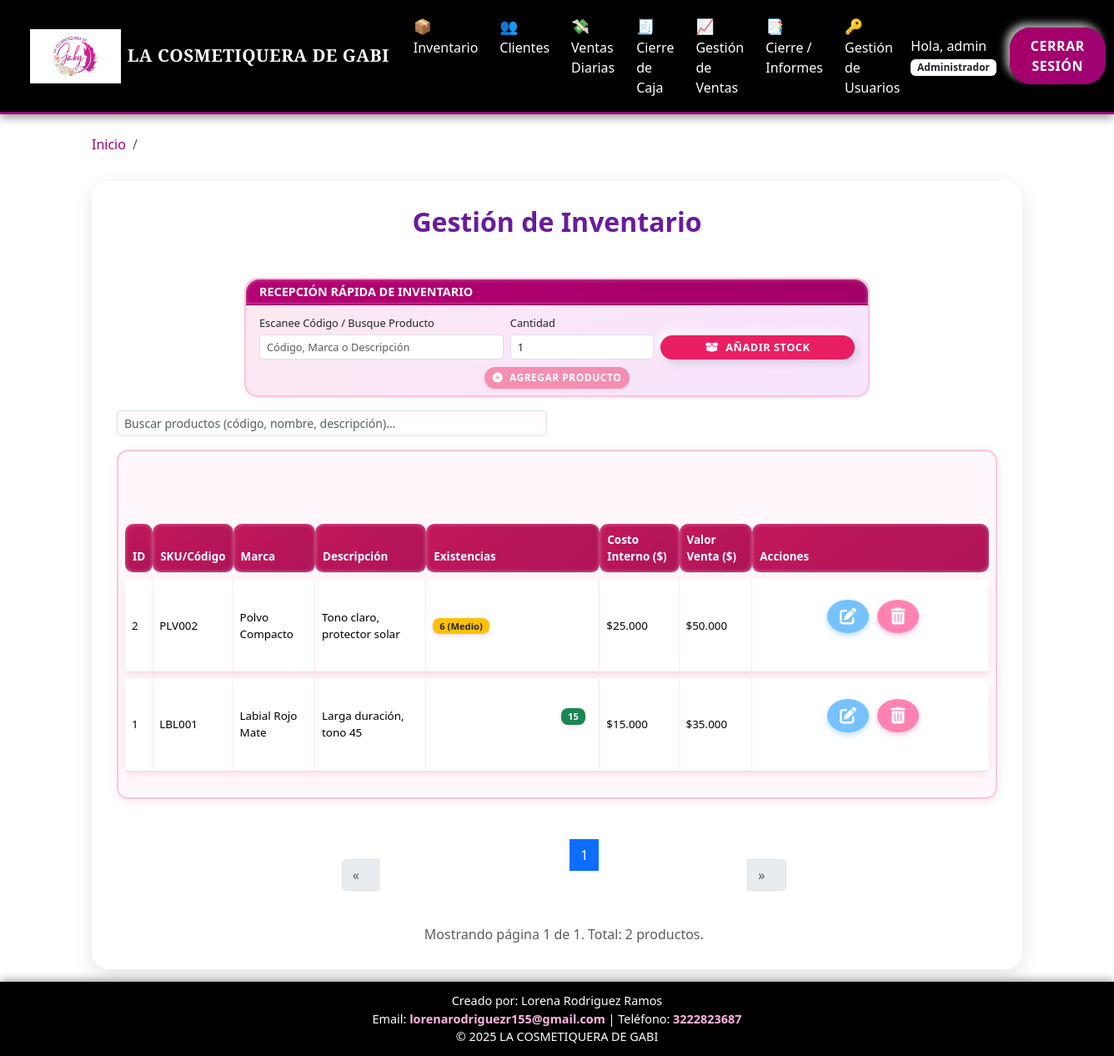
The app's page /inventario (signed in) with its own data.
### app.py (models this page shows, shortened)
class Usuario(UserMixin, db.Model):
    id = db.Column(db.Integer, primary_key=True)
    username = db.Column(db.String(100), unique=True, nullable=False)
    nombre = db.Column(db.String(100), nullable=False)
    apellido = db.Column(db.String(100), nullable=False)
    cedula = db.Column(db.String(20), unique=True, nullable=False)
    rol = db.Column(db.String(50), default='Vendedora')
    password = db.Column(db.String(200))

class Producto(db.Model):
    id = db.Column(db.Integer, primary_key=True)
    codigo = db.Column(db.String(100), unique=True, nullable=True)
    nombre = db.Column(db.String(100), nullable=False)
    descripcion = db.Column(db.String(255))
    marca = db.Column(db.String(100))
    cantidad = db.Column(db.Integer, default=0)
    valor_venta = db.Column(db.Float)
    valor_interno = db.Column(db.Float)
    stock_minimo = db.Column(db.Integer, default=5)

### app.py (the view)
@app.route('/inventario')
@login_required
def inventario():
    page = request.args.get('page', 1, type=int)
    per_page = 50
    search_query = request.args.get('search', '').strip()
    query = Producto.query.order_by(Producto.id.desc())
    if search_query:
        query = query.filter(
            (Producto.nombre.ilike(f'%{search_query}%')) |
            (Producto.codigo.ilike(f'%{search_query}%')) |
            (Producto.descripcion.ilike(f'%{search_query}%'))
        )
    try:
        productos_paginados = query.paginate(page=page, per_page=per_page, error_out=False)
    except OperationalError as e:
        flash(f'❌ Error de Base de Datos: La tabla de productos es inaccesible. Por favor, borra el archivo pos_cosmetiqueria.db y reinicia el servidor. Detalle: {e}', 'danger')
        productos_paginados = EmptyPagination()
    except Exception as e:
        flash(f'❌ Error de paginación o consulta de inventario: {e}', 'danger')
        productos_paginados = EmptyPagination()
    return render_template('productos.html',
                            productos_paginados=productos_paginados,
                            search_query=search_query)

### app.py (called while the page is built)
def obtener_hora_colombia():
    return datetime.now(TIMEZONE_CO)

@app.context_processor
def inject_global_data():
    return dict(
        now=obtener_hora_colombia(),
        timedelta=timedelta
    )

@app.template_filter('format_number')
def format_number_filter(value):
    try:
        locale.setlocale(locale.LC_ALL, 'es_CO.UTF-8')
        return "{:,.0f}".format(float(value)).replace(',', '.')
    except Exception:
        try:
            return f"{float(value):,.0f}".replace(',', '_').replace('.', ',').replace('_', '.')
        except:
            return str(value)

@login_manager.user_loader
def load_user(user_id):
    return db.session.get(Usuario, int(user_id))

### templates/productos.html (shortened to what this page needs)
{% extends "base.html" %}
{% block content %}
<h2 class="mb-4 text-center fw-bold" style="color:#6a1b9a;">Gestión de Inventario</h2>
<link rel="stylesheet" href="{{ url_for('static', filename='css/productos.css') }}">
{% if current_user.rol.lower() == 'administrador' %}
<div class="card mb-3 card-recepcion-rapida shadow-sm">
    <div class="card-header py-1 fw-bold">RECEPCIÓN RÁPIDA DE INVENTARIO</div>
    <div class="card-body py-2">
        <form id="stockScannerForm" method="POST" action="{{ url_for('agregar_stock_por_codigo') }}">
            <div class="row g-2 align-items-end">
                <div class="col-md-5 col-sm-12">
                    <label class="form-label small mb-1" style="font-size:0.8rem;">Escanee Código / Busque Producto</label>
                    <input type="text" id="barcode_stock_input" name="codigo_scanner" class="form-control form-control-sm" placeholder="Código, Marca o Descripción" autofocus onkeyup="filtrarInventario()" required style="height:30px; font-size:0.8rem;">
                </div>
                <div class="col-md-3 col-sm-6">
                    <label class="form-label small mb-1" style="font-size:0.8rem;">Cantidad</label>
                    <input type="number" id="cantidad_stock_input" name="cantidad_scanner" class="form-control form-control-sm" value="1" min="1" required style="height:30px; font-size:0.8rem;">
                </div>
                <div class="col-md-4 col-sm-6">
                    <button type="submit" class="btn btn-submit-stock w-100 mt-2 mt-md-0" style="font-size:0.8rem; padding:5px 10px;"><i class="fas fa-box-open me-1"></i> AÑADIR STOCK</button>
                </div>
            </div>
        </form>
        <div class="mt-2 text-center">
            <button type="button" class="btn btn-manual-add btn-sm shadow-sm" data-bs-toggle="modal" data-bs-target="#agregarProductoModal" style="font-size:0.75rem; padding:4px 10px;">
                <i class="fas fa-plus-circle me-1"></i> AGREGAR PRODUCTO
            </button>
        </div>
    </div>
</div>
{% endif %}
<div class="row mb-2">
    <div class="col-md-6 col-sm-12 mb-2">
        <input id="global_search_input" class="form-control form-control-sm" type="search" placeholder="Buscar productos (código, nombre, descripción)..." aria-label="Buscar productos">
    </div>
</div>
<div class="table-responsive">
    <table class="table table-sm tabla-inventario" id="tablaInventario">
        <thead>
            <tr>
                <th>ID</th>
                <th>SKU/Código</th>
                <th>Marca</th>
                <th>Descripción</th>
                <th>Existencias</th>
                <th>Costo Interno ($)</th>
                <th>Valor Venta ($)</th>
                <th>Acciones</th>
            </tr>
        </thead>
        <tbody>
            {% for producto in productos_paginados.items %}
            <tr>
                <td data-label="ID">{{ producto.id }}</td>
                <td data-label="SKU/Código">{{ producto.codigo }}</td>
                <td data-label="Marca">{{ producto.nombre }}</td>
                <td data-label="Descripción">{{ producto.descripcion }}</td>
                <td data-label="Existencias">
                    {% if producto.cantidad <=5 %}
                        <span class="badge bg-danger badge-stock">{{ producto.cantidad }} (Bajo)</span>
                    {% elif producto.cantidad<15 %}
                        <span class="badge bg-warning text-dark badge-stock">{{ producto.cantidad }} (Medio)</span>
                    {% else %}
                        <span class="badge bg-success badge-stock">{{ producto.cantidad }}</span>
                    {% endif %}
                </td>
                <td data-label="Costo Interno">${{ producto.valor_interno | format_number }}</td>
                <td data-label="Valor Venta">${{ producto.valor_venta | format_number }}</td>
                <td data-label="Acciones">
                    <div class="action-container">
                        {% if current_user.rol.lower()=='administrador' %}
                        <a href="{{ url_for('editar_producto', producto_id=producto.id) }}" class="btn btn-action-base btn-action-edit" title="Editar"><i class="fas fa-edit"></i></a>
                <a href="{{ url_for('eliminar_producto', producto_id=producto.id) }}" class="btn btn-action-base btn-action-delete btn-eliminar" data-producto="{{ producto.nombre }}" title="Eliminar"><i class="fas fa-trash-alt"></i></a>
                        {% else %}
                        <span class="text-muted small">Ver</span>
                        {% endif %}
                    </div>
                </td>
            </tr>
            {% endfor %}
        </tbody>
    </table>
</div>
<nav aria-label="Paginación de Productos">
    <ul class="pagination justify-content-center mt-4">
        <li class="page-item {% if not productos_paginados.has_prev %}disabled{% endif %}">
            <a class="page-link" href="{{ url_for('inventario', page=productos_paginados.prev_num) }}">&laquo;</a>
        </li>
        {% for page_num in productos_paginados.iter_pages(left_edge=1, right_edge=1, left_current=2, right_current=2) %}
            {% if page_num %}
                {% if productos_paginados.page==page_num %}
                    <li class="page-item active"><a class="page-link" href="#">{{ page_num }}</a></li>
                {% else %}
                    <li class="page-item"><a class="page-link" href="{{ url_for('inventario', page=page_num) }}">{{ page_num }}</a></li>
                {% endif %}
            {% else %}
                <li class="page-item disabled"><a class="page-link" href="#">...</a></li>
            {% endif %}
        {% endfor %}
        <li class="page-item {% if not productos_paginados.has_next %}disabled{% endif %}">
            <a class="page-link" href="{{ url_for('inventario', page=productos_paginados.next_num) }}">&raquo;</a>
        </li>
    </ul>
</nav>
<div class="text-center text-muted mt-2">
    Mostrando página {{ productos_paginados.page }} de {{ productos_paginados.pages }}. Total: {{ productos_paginados.total }} productos.
</div>
{% endblock %}

### templates/base.html (shortened to what this page needs)
<!doctype html>
<html lang="es">
<head>
  <link href="https://cdn.jsdelivr.net/npm/bootstrap@5.3.3/dist/css/bootstrap.min.css" rel="stylesheet">
  <link rel="stylesheet" href="{{ url_for('static', filename='css/styles.css') }}">
  <link rel="stylesheet" href="https://cdnjs.cloudflare.com/ajax/libs/font-awesome/6.0.0-beta3/css/all.min.css">
</head>
<body>
  {% if current_user.is_authenticated %}
  <nav class="navbar navbar-expand-lg navbar-dark navbar-custom">
    <div class="container-fluid">
      <a class="navbar-brand d-flex align-items-center" href="{{ url_for('dashboard') }}">
        <img src="{{ url_for('static', filename='img/LOGO.png') }}" alt="Logo" class="logo-barra">
        <span class="titulo-logo ms-2">LA COSMETIQUERA DE GABI</span>
      </a>
      <div class="collapse navbar-collapse" id="navbarNav">
        <ul class="navbar-nav mx-auto mb-2 mb-lg-0">
          <li class="nav-item">
            <a class="nav-link" href="{{ url_for('inventario') }}">
              <span class="nav-emoji">📦</span>Inventario
            </a>
          </li>
          <li class="nav-item">
            <a class="nav-link" href="{{ url_for('clientes') }}">
              <span class="nav-emoji">👥</span>Clientes
            </a>
          </li>
          <li class="nav-item">
            <a class="nav-link" href="{{ url_for('nueva_venta') }}">
              <span class="nav-emoji">💸</span>Ventas Diarias
            </a>
          </li>
          {% if current_user.rol.lower() in ['administrador', 'vendedora'] %}
          <li class="nav-item">
            <a class="nav-link" href="{{ url_for('ejecutar_cierre_caja') }}">
              <span class="nav-emoji">🧾</span>Cierre de Caja
            </a>
          </li>
          {% endif %}
          {% if current_user.rol.lower() == 'administrador' %}
          <li class="nav-item">
            <a class="nav-link" href="{{ url_for('gestion_ventas') }}">
              <span class="nav-emoji">📈</span>Gestión de Ventas
            </a>
          </li>
          <li class="nav-item">
            <a class="nav-link" href="{{ url_for('reportes') }}">
              <span class="nav-emoji">📑</span>Cierre / Informes
            </a>
          </li>
          <li class="nav-item">
            <a class="nav-link" href="{{ url_for('usuarios') }}">
              <span class="nav-emoji">🔑</span>Gestión de Usuarios
            </a>
          </li>
          {% endif %}
        </ul>
        <span class="navbar-text me-3 text-white">
          Hola, {{ current_user.username }}
          <span class="badge bg-white text-dark">{{ current_user.rol }}</span>
        </span>
        <a class="btn btn-primary" href="{{ url_for('logout') }}">Cerrar Sesión</a>
      </div>
    </div>
  </nav>
  {% endif %}
  <div class="container mt-4 fade-in">
    {% block breadcrumb %}
    <nav aria-label="breadcrumb">
      <ol class="breadcrumb">
        <li class="breadcrumb-item"><a href="{{ url_for('dashboard') }}">Inicio</a></li>
        <li class="breadcrumb-item active" aria-current="page">{% block page %}{% endblock %}</li>
      </ol>
    </nav>
    {% endblock %}
  </div>
  <div class="content-wrapper container mt-3 fade-in">
    <div class="main-card">
      {% block content %}{% endblock %}
    </div>
  </div>
  <footer>
    <div>Creado por: Lorena Rodriguez Ramos</div>
    <div>Email: <a href="mailto:lorenarodriguezr155@gmail.com">lorenarodriguezr155@gmail.com</a> | Teléfono: <a href="tel:+573222823687">3222823687</a></div>
    &copy; 2025 LA COSMETIQUERA DE GABI
  </footer>
</body>
</html>

### static/css/styles.css (style rules this page uses)
:root { --color-principal: #9c0277; --color-principal-light: #aa0066; --color-principal-dark: #800050; --color-secundario: #000000; --color-texto-claro: #FFFFFF; --color-fondo-suave: #F8F8F8; }
body { background-color: var(--color-texto-claro); color: var(--color-secundario); font-family: 'Segoe UI', Tahoma, Geneva, Verdana, sans-serif; position: relative; }
.navbar-custom { background-color: var(--color-secundario); border-bottom: 3px solid var(--color-principal); box-shadow: 0 2px 10px rgba(0,0,0,0.3); }
.navbar-custom .nav-link, .navbar-custom .navbar-brand { color: var(--color-texto-claro) !important; font-weight: 500; }
h1, h2, h3 { color: var(--color-principal); font-weight: 600; }
.btn { border: none; border-radius: 25px; padding: 10px 25px; font-weight: bold; transition: all 0.3s ease-in-out; cursor: pointer; text-transform: uppercase; letter-spacing: 0.5px; box-shadow: 5px 5px 10px rgba(0,0,0,0.1), -5px -5px 10px rgba(255,255,255,0.7); }
.btn-primary, .btn-pink-custom { background: linear-gradient(135deg, var(--color-principal-light) 0%, var(--color-principal) 100%); color: var(--color-texto-claro) !important; }
.table th { background-color: var(--color-secundario); color: var(--color-texto-claro); }

### static/css/productos.css (style rules this page uses)
.table-responsive { overflow-x: auto; padding: 8px; background: #fff7fb; border-radius: 14px; border: 2px solid #f8c6dd; box-shadow: 0 4px 12px rgba(255, 170, 200, 0.25); }
.tabla-inventario { width: 100%; border-collapse: separate !important; border-spacing: 0 7px !important; font-size: 0.84rem; }
.tabla-inventario thead th { background: linear-gradient(145deg, #c2185b, #ad1457) !important; color: #fff; padding: 9px; font-weight: 600; border-radius: 10px; box-shadow: inset 0 0 5px rgba(255,255,255,0.4); }
.tabla-inventario tbody tr { background: #ffffff; border-radius: 12px; box-shadow: 0 3px 8px rgba(255, 170, 200, 0.35); transition: 0.25s ease; }
.tabla-inventario tbody tr:nth-child(even) { background: #fde6f0 !important; }
.tabla-inventario td { padding: 5px 8px !important; border-right: 1px solid rgba(255, 200, 220, 0.45); vertical-align: middle !important; }
.tabla-inventario td:last-child { border-right: none; }
.badge-stock { padding: 4px 8px !important; font-size: 0.7rem; border-radius: 8px; box-shadow: 0 2px 4px rgba(255, 170, 200, 0.4); }
.action-container { display: flex; justify-content: center; gap: 10px; }
.btn-action-base { width: 40px; height: 40px; border-radius: 50%; font-size: 1.25rem; display: flex; justify-content: center; align-items: center; transition: 0.25s ease; }
.btn-action-edit { background: #76c2ff !important; color: #fff !important; box-shadow: 0 3px 6px rgba(120,190,255,0.5); }
.btn-action-delete { background: #ff82b2 !important; color: #fff !important; box-shadow: 0 3px 6px rgba(255, 150, 200, 0.5); }
.card-recepcion-rapida { max-width: 750px; margin: 0 auto 20px auto; border-radius: 16px; border: 2px solid #f8c6dd; background: linear-gradient(135deg, #fde8f1, #f7e4ff); box-shadow: 0 6px 15px rgba(255, 180, 210, 0.35); }
.card-recepcion-rapida .card-header { background: linear-gradient(145deg, #b40073, #a20067); color: white; font-size: 0.9rem; font-weight: 700; border-radius: 16px 16px 0 0; box-shadow: inset 0 0 5px rgba(255,255,255,0.4); }
.btn-submit-stock { background-color: #e91e63; color: #fff; border-radius: 20px; padding: 6px 10px; font-weight: 600; transition: 0.2s ease; }
.btn-manual-add { background-color: #f48fb1; color: #fff; border-radius: 20px; padding: 4px 10px; font-weight: 600; box-shadow: 0 3px 6px rgba(244,143,177,0.4); transition: 0.2s ease; }
#global_search_input { box-shadow: 0 4px 12px rgba(255, 200, 220, 0.2) inset; }

### records on screen
Usuario: username "admin", rol "Administrador"
Producto: id "2", codigo "PLV002", nombre "Polvo Compacto", descripcion "Tono claro, protector solar", cantidad "6", valor_interno "25.000", valor_venta "50.000"
Producto: id "1", codigo "LBL001", nombre "Labial Rojo Mate", descripcion "Larga duración, tono 45", cantidad "15", valor_interno "15.000", valor_venta "35.000"

### other values on screen
{{ page_num }} "1"
{{ productos_paginados.page }} "1"
{{ productos_paginados.pages }} "1"
{{ productos_paginados.total }} "2"
